Frame 1 (no input): blank canvas, image omitted
Frame 60 (the mouse pressed at the canvas centre just before this capture): blank canvas, image omitted
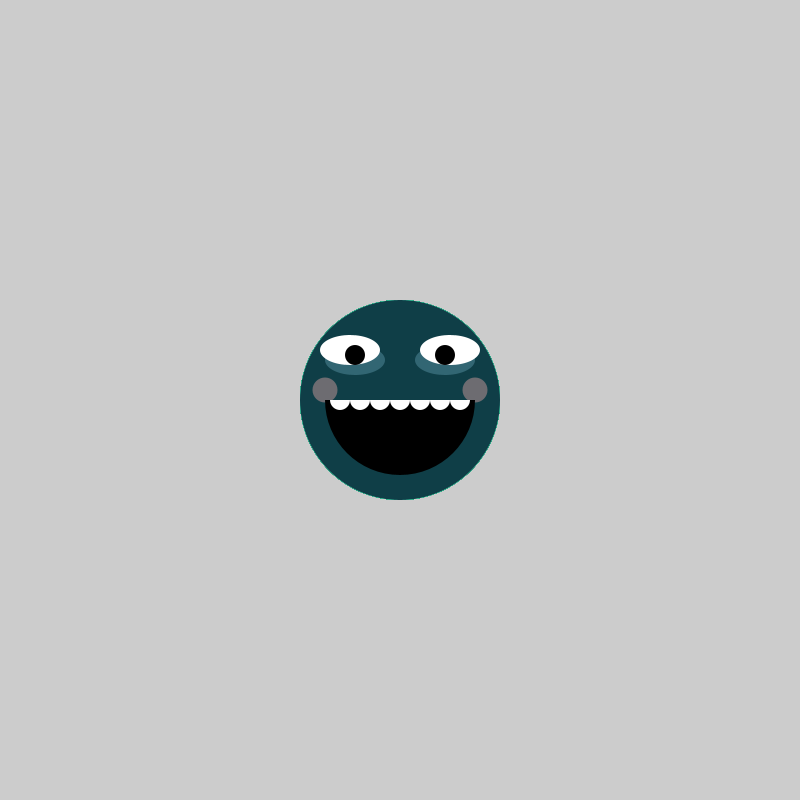
Frame 120 (the mouse held since frame 60 and released just before this capture)

The Processing sketch whose frames 1 and 60 were blank and that drew this single picture after the mouse press (run headless with seeded random() and noise(); from frame 60 on, the mouse is pressed at the canvas centre):

// Processing sketch: processing_37915
// ── processing_37915.pde

 void setup(){
   size (800,800);
  smooth();
 }
 void draw(){
if (mousePressed == true) {
   
   face(mouseX, mouseY,round(random(0,200)));
  }

}
  
void face(float x, float y,float z) {  
  //head
  noStroke();
  fill(z/2, z*2, z+40);
  ellipse (x, y, 200, 200); 
  //bags under eyes
  fill(105, 163, 183, 100);
  ellipse(x+45, y-40, 60, 30);
  ellipse(x-45, y-40, 60, 30);
  //eyes
  fill(255, 255, 255);
  ellipse (x+50, y-50, 60, 30);
  ellipse (x-50, y-50, 60, 30);
  //pupils
  fill (0);
  ellipse (x+45, y-45, 20, 20);
  ellipse (x-45, y-45, 20, 20);
  //blush
  fill(255, 178, 178, 100);
  ellipse (x+75, y-10, 25, 25);
  ellipse (x-75, y-10, 25, 25);
  //mouth
  fill(0);
  arc (x, y, 150, 150, radians(0), radians(180));
  //teeth
  fill(255);
  for (float i=0;i<130; i+=20) {
    arc ((x-60)+i, y, 20, 20, radians(0), radians(180));
  }
}
